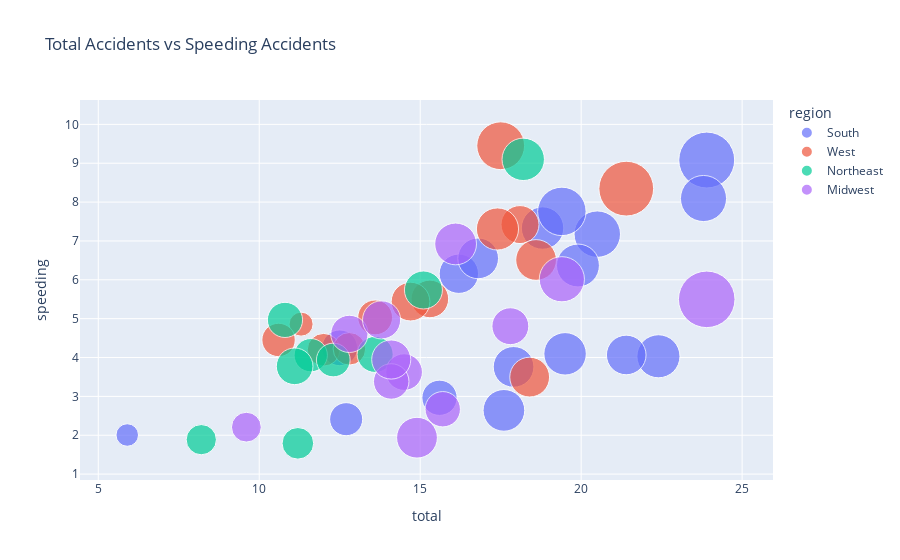

Notebook cell for this chart:
### Code cell
#Total accidents vs speeding
fig = px.scatter(df, x='total', y='speeding',
           size='alcohol', color='region',
           title='Total Accidents vs Speeding Accidents',
           hover_name='abbrev',
           size_max=40)
fig.show()

### Figure 1 — Plotly figure (JSON) as saved in the notebook; plotly's stock layout.template omitted (floating-point values rounded to 4 significant figures)
{"data": [{"hovertemplate": "<b>%{hovertext}</b><br><br>region=South<br>total=%{x}<br>speeding=%{y}<br>alcohol=%{marker.size}<extra></extra>", "hovertext": ["AL", "AR", "DE", "DC", "FL", "GA", "KY", "LA", "MD", "MS", "NC", "OK", "SC", "TN", "TX", "VA", "WV"], "legendgroup": "South", "marker": {"color": "#636efa", "size": [5.64, 5.824, 4.86, 1.593, 5.191, 3.9, 4.922, 6.765, 4.0, 5.456, 5.208, 5.771, 9.799, 5.655, 7.372, 3.429, 6.664], "sizemode": "area", "sizeref": 0.006274, "symbol": "circle"}, "mode": "markers", "name": "South", "orientation": "v", "showlegend": true, "type": "scatter", "x": [18.8, 22.4, 16.2, 5.9, 17.9, 15.6, 21.4, 20.5, 12.5, 17.6, 16.8, 19.9, 23.9, 19.5, 19.4, 12.7, 23.8], "xaxis": "x", "y": [7.332, 4.032, 6.156, 2.006, 3.759, 2.964, 4.066, 7.175, 4.25, 2.64, 6.552, 6.368, 9.082, 4.095, 7.76, 2.413, 8.092], "yaxis": "y"}, {"hovertemplate": "<b>%{hovertext}</b><br><br>region=West<br>total=%{x}<br>speeding=%{y}<br>alcohol=%{marker.size}<extra></extra>", "hovertext": ["AK", "AZ", "CA", "CO", "HI", "ID", "MT", "NV", "NM", "OR", "UT", "WA", "WY"], "legendgroup": "West", "marker": {"color": "#EF553B", "size": [4.525, 5.208, 3.36, 3.808, 7.175, 4.437, 9.416, 4.704, 4.968, 3.328, 1.808, 3.498, 5.568], "sizemode": "area", "sizeref": 0.006274, "symbol": "circle"}, "mode": "markers", "name": "West", "orientation": "v", "showlegend": true, "type": "scatter", "x": [18.1, 18.6, 12.0, 13.6, 17.5, 15.3, 21.4, 14.7, 18.4, 12.8, 11.3, 10.6, 17.4], "xaxis": "x", "y": [7.421, 6.51, 4.2, 5.032, 9.45, 5.508, 8.346, 5.439, 3.496, 4.224, 4.859, 4.452, 7.308], "yaxis": "y"}, {"hovertemplate": "<b>%{hovertext}</b><br><br>region=Northeast<br>total=%{x}<br>speeding=%{y}<br>alcohol=%{marker.size}<extra></extra>", "hovertext": ["CT", "ME", "MA", "NH", "NJ", "NY", "PA", "RI", "VT"], "legendgroup": "Northeast", "marker": {"color": "#00cc96", "size": [3.888, 4.53, 2.87, 3.48, 3.136, 3.567, 5.642, 4.218, 4.08], "sizemode": "area", "sizeref": 0.006274, "symbol": "circle"}, "mode": "markers", "name": "Northeast", "orientation": "v", "showlegend": true, "type": "scatter", "x": [10.8, 15.1, 8.2, 11.6, 11.2, 12.3, 18.2, 11.1, 13.6], "xaxis": "x", "y": [4.968, 5.738, 1.886, 4.06, 1.792, 3.936, 9.1, 3.774, 4.08], "yaxis": "y"}, {"hovertemplate": "<b>%{hovertext}</b><br><br>region=Midwest<br>total=%{x}<br>speeding=%{y}<br>alcohol=%{marker.size}<extra></extra>", "hovertext": ["IL", "IN", "IA", "KS", "MI", "MN", "MO", "NE", "ND", "OH", "SD", "WI"], "legendgroup": "Midwest", "marker": {"color": "#ab63fa", "size": [4.352, 4.205, 3.925, 4.272, 3.948, 2.784, 5.474, 5.215, 10.04, 4.794, 6.402, 4.554], "sizemode": "area", "sizeref": 0.006274, "symbol": "circle"}, "mode": "markers", "name": "Midwest", "orientation": "v", "showlegend": true, "type": "scatter", "x": [12.8, 14.5, 15.7, 17.8, 14.1, 9.6, 16.1, 14.9, 23.9, 14.1, 19.4, 13.8], "xaxis": "x", "y": [4.608, 3.625, 2.669, 4.806, 3.384, 2.208, 6.923, 1.937, 5.497, 3.948, 6.014, 4.968], "yaxis": "y"}], "layout": {"legend": {"itemsizing": "constant", "title": {"text": "region"}, "tracegroupgap": 0}, "title": {"text": "Total Accidents vs Speeding Accidents"}, "xaxis": {"anchor": "y", "domain": [0, 1], "title": {"text": "total"}}, "yaxis": {"anchor": "x", "domain": [0, 1], "title": {"text": "speeding"}}}}
